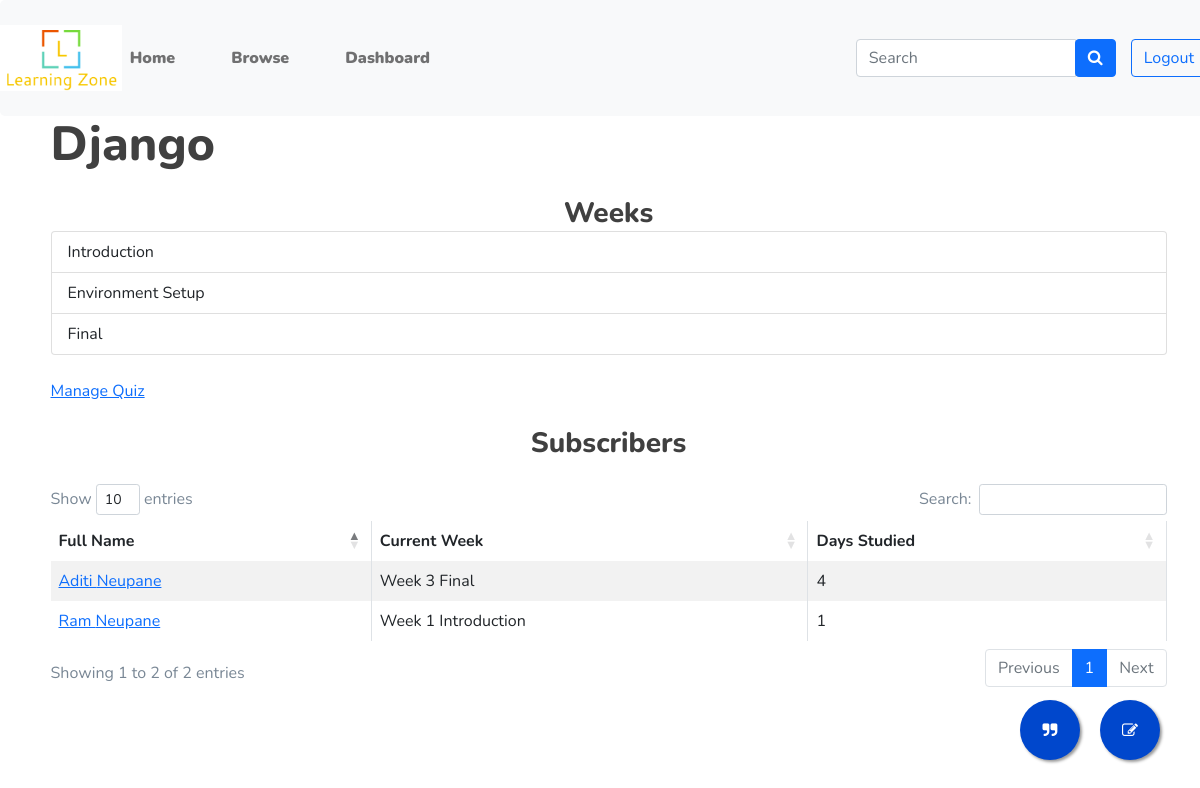
Screenshot of /course/1/ (signed in) with the database file from the repository.
### main/models.py (models this page shows, shortened)
class Course(models.Model):
    name = models.CharField(max_length=100)
    uploaded_by = models.ForeignKey(Teacher, on_delete=models.CASCADE)
    description = models.TextField(max_length=1000)
    category = models.ForeignKey(Categories, on_delete=models.SET_NULL, null=True)
    price = models.FloatField(default=0.0)
    approved = models.BooleanField(default=False)
    approval_message = models.CharField(max_length=200, null=True, blank=True)
    def __str__(self):
        return self.name

class Week(models.Model):
    course = models.ForeignKey(Course, on_delete=models.CASCADE)
    week_no = models.IntegerField()
    title = models.CharField(max_length=100, default="title")
    description = models.TextField(max_length=1000, null=True, blank=True)
    instructions = models.TextField(max_length=1000, null=True, blank=True)
    final = models.BooleanField(default=False)
    difficulty = models.IntegerField(default=1)
    def __str__(self):
        return self.course.name + " week " + str(self.week_no)

class Subscription(models.Model):
    course = models.ForeignKey(Course, on_delete=models.CASCADE)
    student = models.ForeignKey(Student, on_delete=models.CASCADE)
    subscribed_on = models.DateField(auto_now_add=True)
    completed = models.BooleanField(default=False)
    flag = models.BooleanField(auto_created=True,default=True)
    quiz_approve = models.BooleanField(auto_created=False, default=False)
    progress = models.ForeignKey(Week, on_delete=models.CASCADE)
    quiz_marks = models.FloatField(default=0)
    week_begin = models.DateField(auto_now_add=True, null=True)
    complete_date = models.DateField(null=True)
    quiz_count = models.IntegerField(default=0)
    def week_duration(self):
        diff = datetime.date.today()-datetime.date(year=self.week_begin.year, month=self.week_begin.month, day=self.week_begin.day)
        return diff.days

class Student(models.Model):
    user = models.OneToOneField(User, on_delete=models.CASCADE)
    photo = models.FileField(null=True)
    address = models.CharField(max_length=100, blank=True)
    phone = models.CharField(null=True, max_length=20, blank=True)
    bio = models.CharField(null=True, max_length=100, blank=True)

class User(AbstractUser):
  USER_TYPE_CHOICES = (
      (1, 'student'),
      (2, 'teacher'),
      (3, 'admin'),
  )
  user_type = models.PositiveSmallIntegerField(choices=USER_TYPE_CHOICES, default=3)

### main/views.py (the view, shortened to what this page needs)
# urls.py: path('course/<str:id>/', views.course, name='course_details'),
def course(request, id):
    course = models.Course.objects.get(id=id)
    if request.user.user_type==1:
        if request.method=='POST':
            student = models.Student.objects.get(user=request.user)
            try:
                s = models.Subscription.objects.get(student=student, course=course)
                s.flag = not s.flag
                s.save()
            except:
                first_week = models.Week.objects.get(course=course,week_no=1)
                s = models.Subscription(student=student, course=course, progress=first_week, flag=True).save()
        context={
            'course' : models.Course.objects.get(id=id)
        }
        return render(request, 'student/course.html', context)
    elif request.user.user_type==2:
        errmsg=" "
        mtform = forms.ScheduleMeetingForm()
        mtform.fields['week'].queryset = models.Week.objects.filter(course=course)
        context ={
            'course': course,
            'weeks': models.Week.objects.filter(course=course),
            'subscriptions': models.Subscription.objects.filter(course=course),
            'mtform': mtform,
            'errmsg': errmsg,
        }
        return render(request, 'teacher/course.html', context)

### main/forms.py
class ScheduleMeetingForm(forms.ModelForm):
    meeting_on = forms.DateTimeField(
    input_formats=['%d/%m/%Y %H:%M'],
    )
    class Meta:
        model = models.Meeting
        fields = ['week', 'meeting_on']

### main/templates/teacher/course.html (shortened to what this page needs)
{% extends '../base.html' %}
{% block content %}
{% load crispy_forms_tags %}
<div class="container">
    <h1>{{course}}</h1>
<br><h3 class="text-center">Weeks</h3>
<ul class="list-group">
    {%for week in weeks%}<li class="list-group-item">{{week.title}}</li>{% endfor %}
</ul><br>
<a href="{% url 'manage_quiz' course.id %}">Manage Quiz</a>
<br><br>
<h3 class="text-center">Subscribers</h3><br>
<table id="example" class="table table-striped table-bordered">
    <thead>
        <tr>
            <th>Full Name</th>
            <th>Current Week</th>
            <th>Days Studied</th>
        </tr>
    </thead>
    <tbody>
        {% for s in subscriptions %}
        <tr>
            <td><a href="{% url 'quiz_approve' s.course.id s.student.user.id%}">{{s.student.user.first_name}} {{s.student.user.last_name}}</a></td>
            <td>Week {{s.progress.week_no}} {{s.progress.title}}</td>
            <td>{{s.week_duration}}</td>
        </tr>
        {% endfor %}
    </tbody>
</table>
</div>
<a href="{% url 'edit_course' course.id %}" class="float">
    <i class="fa fa-edit my-float"></i>
</a>
<a href="#" id="toggle-modal" class="float mr-80">
    <i class="fa fa-quote-right my-float"></i>
</a>
</div>
{% endblock %}

### main/static/css/default.css (style rules this page uses)
.mr-80 { margin-right: 80px; }

### main/static/css/style.css (style rules this page uses)
body { font-family: "Nunito", sans-serif; font-weight: normal; font-style: normal; color: #798795; overflow-X: hidden; }
* { margin: 0; padding: 0; -webkit-box-sizing: border-box; -moz-box-sizing: border-box; box-sizing: border-box; }
i, span, a { display: inline-block; }
h1, h2, h3, h4, h5, h6 { font-family: "Nunito", sans-serif; font-weight: 800; color: #404040; margin: 0px; }
h1 { font-size: 48px; }
h3 { font-size: 28px; }
ul, ol { margin: 0px; padding: 0px; list-style-type: none; }

### main/static/css/custom.css (style rules this page uses)
.float { position:fixed; width:60px; height:60px; bottom:40px; right:40px; background-color:rgb(0, 71, 204); color:#FFF; border-radius:50px; text-align:center; box-shadow: 2px 2px 3px #999; }
.my-float { margin-top:22px; }

### rows the page displays
Course: name "Django"
Week: title "Introduction"
Week: title "Environment Setup"
Week: title "Final"
Subscription: student.user.first_name "Aditi", student.user.last_name "Neupane", progress.week_no "3", progress "Final", week_duration "4"
Subscription: student.user.first_name "Ram", student.user.last_name "Neupane", progress.week_no "1", progress "Introduction", week_duration "1"
